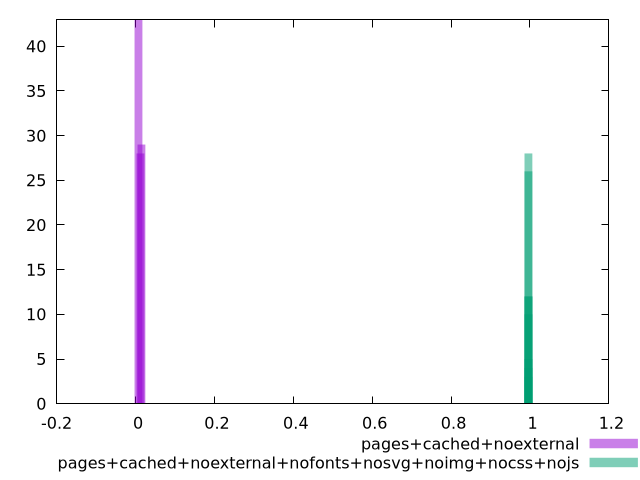

Here is the gnuplot script that generated this plot:
$_pagesCachedNoexternal <<EOF
0.007473435844343016 43
0.012455726407238361 28
0.014946871688686032 29
EOF
$_pagesCachedNoexternalNofontsNosvgNoimgNocssNojs <<EOF
0.9960598505777372 26
0.9960912456140025 12
0.9960807806019141 12
0.9961121756381794 4
0.9960703155898256 28
0.996101710626091 5
0.9960389205535604 3
0.9960493855656487 10
EOF
set key outside below
set terminal pngcairo
set output "report_00004_2020-11-02T20-21-41.718Z/largest-contentful-paint/largest-contentful-paint_pages+cached+noexternal_pages+cached+noexternal+nofonts+nosvg+noimg+nocss+nojs+hist.png"
set boxwidth 0.01977277479587673
set style fill transparent solid 0.5 noborder
set yrange [0:43]
plot $_pagesCachedNoexternal title "pages+cached+noexternal" with boxes ,$_pagesCachedNoexternalNofontsNosvgNoimgNocssNojs title "pages+cached+noexternal+nofonts+nosvg+noimg+nocss+nojs" with boxes ,
